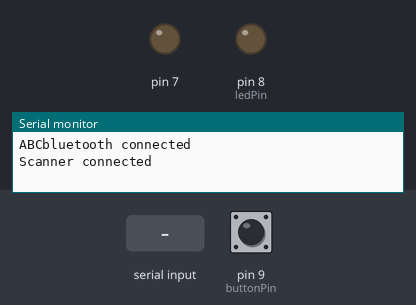
The sketch below on a simulated Arduino Uno, built with avr-gcc and run on an emulated ATmega328P. Shown: output pins drawn as LEDs (lit = HIGH), the last lines printed to the serial monitor. Inputs (shaded band) come from the test bench; at power-on: pin 9 (buttonPin) LOW.

Above: at 1.2 s.
1.3 s: "1" received over the second serial link
At 1.7 s:
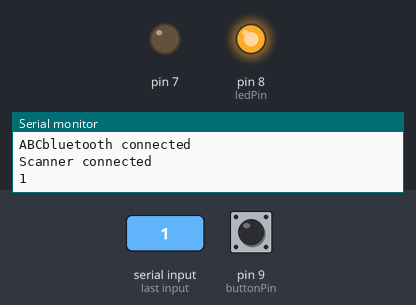
2.8 s: pin 9 (buttonPin) pulled HIGH for 0.15 s
At 5.1 s:
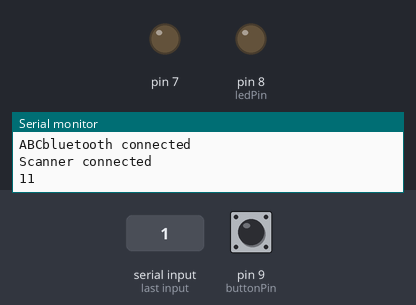
5.4 s: "0" received over the second serial link
At 6.1 s:
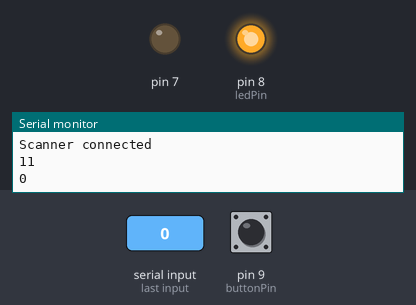
Timing chart, 0 to 8.4 s (numbered marks = the images above; inputs shaded):
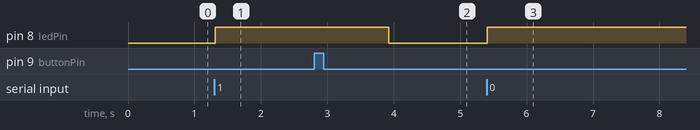

The sketch:

ALL_WORKING_showcase.ino
```cpp
#include <Wire.h>
#include <SoftwareSerial.h>
#include <math.h>
#include <Adafruit_MLX90614.h>
// Define the data transmit/receive pins in Arduino

//#define TxD 2
//#define RxD 3

//SoftwareSerial mySerial(RxD, TxD); // RX, TX for Bluetooth
SoftwareSerial mySerial(3, 2); // RX, TX for Bluetooth

SoftwareSerial scanner(4, 5); // RX, TX for Barcode SCanner
const int buttonPin = 9;     // the number of the pushbutton pin
const int ledPin =  8;
Adafruit_MLX90614 mlx = Adafruit_MLX90614();


void setup() {
  pinMode(buttonPin, INPUT);
  pinMode(ledPin, OUTPUT);
  pinMode(7,OUTPUT);
mySerial.begin(9600); // For Bluetooth
scanner.begin(9600);
Serial.begin(9600);
Serial.print("ABC");
mlx.begin();
//Serial.begin(9600); // For the IDE monitor Tools -> Serial Monitor
//Serial.write("Barcode scanner start");
// Any code that you want to run once....
mySerial.println( "bluetooth connected" );
mySerial.println( "Scanner connected" );
Serial.println( "bluetooth connected" );
Serial.println( "Scanner connected" );
}

void loop() {
    int counter = 0;
    char myarr[20];
    String xxx;
////    scanner.write("");
//
//scanner.print(128,HEX);
//scanner.print(0,DEC);

//scanner.write(0x08);
//
//scanner.write(0x01);

//scanner.write(static_cast(0x00));

//scanner.write(0x02);
//
//scanner.write(0x01);
//
//scanner.write(0xAB);
//
//scanner.write(0xCD);
//    digitalWrite(7,HIGH);
    while(!scanner.available());
    while((scanner.available() > 0)){
         delay(10);
      char data_rcvd = (char) scanner.read();
      Serial.write(data_rcvd);
      myarr[counter] = data_rcvd;
      counter++;

    }
    // WAITS FOR BUTTON TO TAKE TEMPERATURE
    digitalWrite(ledPin, HIGH);
    while(digitalRead(buttonPin) != HIGH);

//    mySerial.print("NICE");
//    delay(2000);
    //char to string has issues
    xxx = String(myarr);
//    delay(100);
    Serial.println(xxx);
    mySerial.println(xxx);

    delay(1000);

//    delay(100);
//    mySerial.print("*C\tObject = ");


//============ REAL TEMPERATURE ===================================
//Flash if temperature is above 37.5
//
//float temp = mlx.readObjectTempC();
//if ((temp > 37.5) || isnan(temp)){
//flash();
//}
//
////    mySerial.print("Ambient = "); mySerial.print(mlx.readAmbientTempC());
//mySerial.print("Object= ");mySerial.println(temp);
//

//======== END OF REAL TEMPERATURE ===========================


// ================== DUMMY TEMPERATURE ================================
 mySerial.print("Object="); mySerial.println("37.5");

// ================== END OF DUMMY TEMPERATURE =======================


//    mySerial.println("*C");
    delay(100);
    mySerial.println("done");

      //off light
    digitalWrite(ledPin, LOW);

}

void flash(){
  digitalWrite(ledPin, LOW);
  delay(100);
  digitalWrite(ledPin, HIGH);
  delay(300);
  digitalWrite(ledPin, LOW);
  delay(100);
  digitalWrite(ledPin, HIGH);
  delay(300);
  digitalWrite(ledPin,LOW);
  delay(100);
  digitalWrite(ledPin, HIGH);
  delay(300);
  digitalWrite(ledPin, LOW);
  delay(100);
  digitalWrite(ledPin, HIGH);
  delay(300);
  digitalWrite(ledPin,LOW);

}
```

Measured:
- after the input at 1.3 s, pin 8 (ledPin): LOW → HIGH at once
- after the input at 2.8 s, pin 8 (ledPin): HIGH → LOW after 1.1 s
- after the input at 5.4 s, pin 8 (ledPin): LOW → HIGH at once
